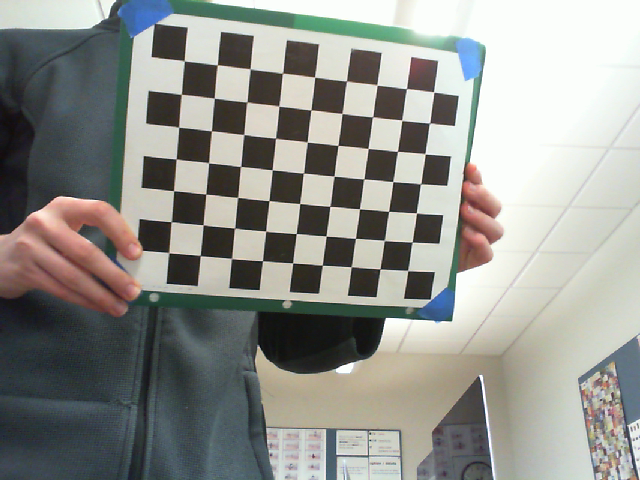
#> input picture calibration/images/good1728420053.52245190.png, 640 x 480 px, found by its file name; its folder holds only this picture in this run
$ python addboxes.py
#> lines starting #> are read from the running program, lines starting #| are printed output that depends on the picture; after the words box and inside, x2 and y2 are one past the last pixel; in counts of white or black regions, pixels touching at a corner belong together
from PIL import Image
import numpy as np
import os, random

for x in ["train", "test", "valid"]:
    for imgurl in os.listdir("dataset/" + x + "/images"):
        img = Image.open("dataset/" + x + "/images/" + imgurl)
#> img is the input picture: PIL image 640x480 RGB; mean R, G, B 144.8, 146.1, 140.8
        numpydata = np.asarray(img).copy()

        for i in range(3):
            x1 = random.randint(0, numpydata.shape[0])
            x2 = random.randint(0, numpydata.shape[0])
            if x1 > x2:
                x1, x2 = x2, x1
            while not numpydata.shape[0] / 5 > abs(x1 - x2) > numpydata.shape[0] / 10:
                x1 = random.randint(0, numpydata.shape[0])
                x2 = random.randint(0, numpydata.shape[0])
                if x1 > x2:
                    x1, x2 = x2, x1

            y1 = random.randint(0, numpydata.shape[1])
            y2 = random.randint(0, numpydata.shape[1])
            if y1 > y2:
                y1, y2 = y2, y1
            while not numpydata.shape[1] / 5 > abs(y1 - y2) > numpydata.shape[1] / 10:
                y1 = random.randint(0, numpydata.shape[1])
                y2 = random.randint(0, numpydata.shape[1])
                if y1 > y2:
                    y1, y2 = y2, y1

            numpydata[x1 : x2, y1 : y2] = np.full((x2 - x1, y2 - y1, 3), 1) * np.array([random.randint(0, 255), random.randint(0, 255), random.randint(0, 255)])
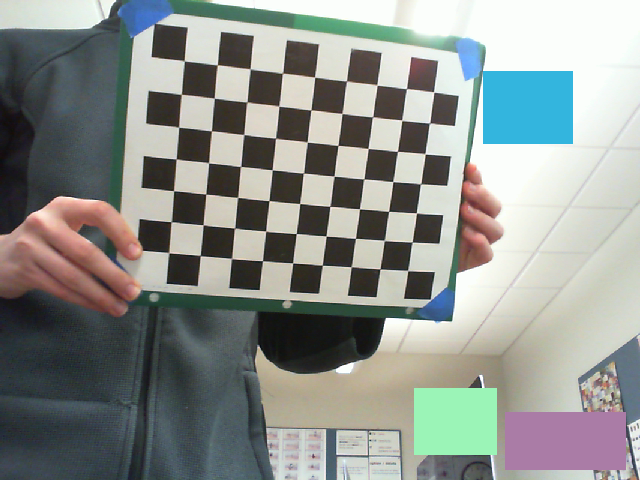
#> numpydata: shape (480, 640, 3); 6.23% of pixels changed, all inside (x1, y1, x2, y2) = (414, 71, 626, 470)

        im = Image.fromarray(numpydata)
        im.save("dataset_new/" + x + "/images/" + imgurl)
